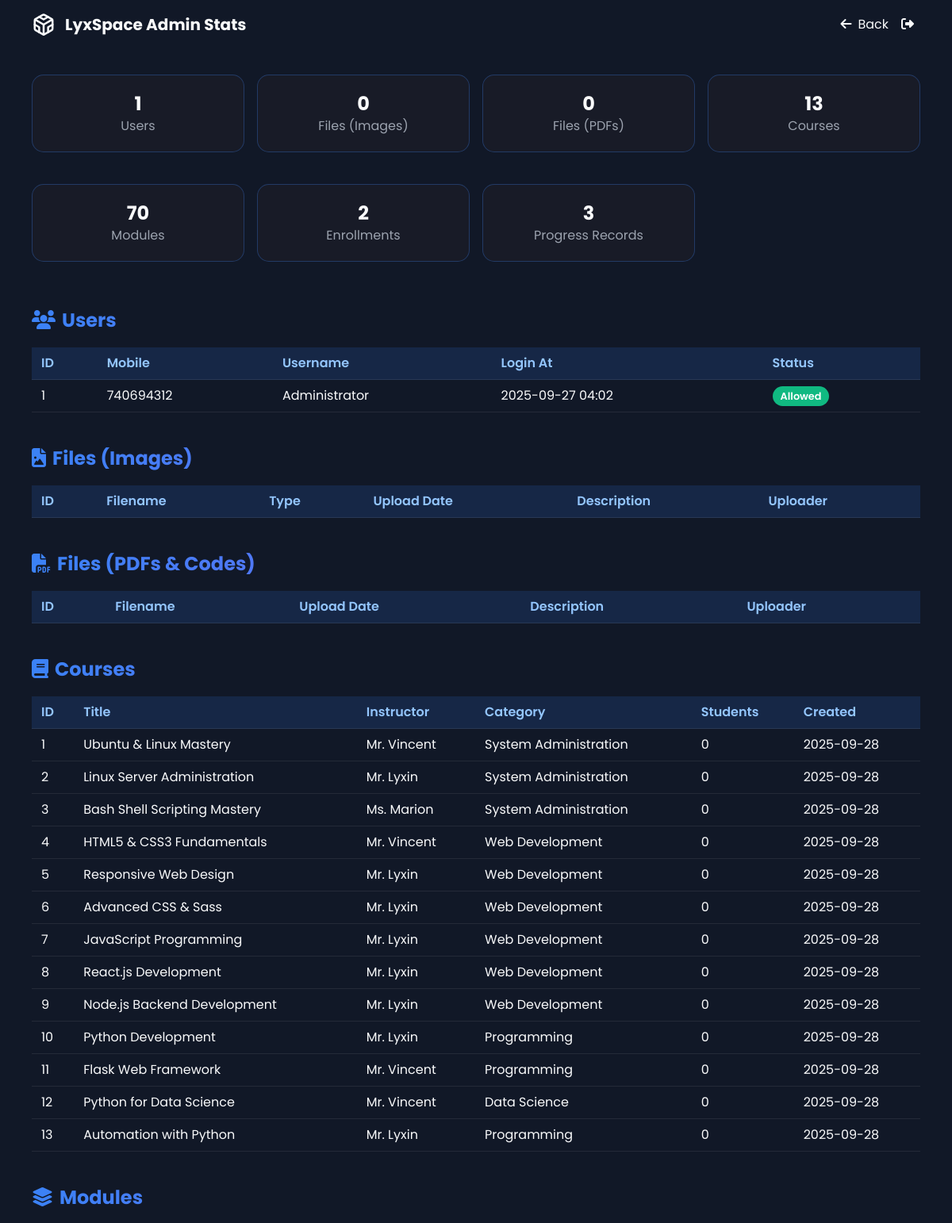
Page /admin/stats (signed in, upper part) on the committed database.
### app.py (models this page shows)
class User(db.Model, UserMixin):
    id = db.Column(db.Integer, primary_key=True)
    mobile = db.Column(db.Integer, unique=True, nullable=True)
    username = db.Column(db.String(255), nullable=True)
    login_at = db.Column(db.DateTime, default=nairobi_time)
    allowed = db.Column(db.String(255), default="no", nullable=True)
    @property
    def is_allowed(self):
        return self.allowed.lower() == "yes"

class Course(db.Model):
    id = db.Column(db.Integer, primary_key=True)
    title = db.Column(db.String(255), nullable=False)
    description = db.Column(db.Text, nullable=False)
    long_description = db.Column(db.Text)
    icon = db.Column(db.String(50))
    level = db.Column(db.String(100))
    duration = db.Column(db.String(100))
    lessons = db.Column(db.Integer)
    projects = db.Column(db.Integer)
    category = db.Column(db.String(100))
    color = db.Column(db.String(100))
    instructor = db.Column(db.String(255))
    rating = db.Column(db.Float, default=0.0)
    students = db.Column(db.Integer, default=0)
    price = db.Column(db.Float, default=0.0)
    resources = db.Column(db.Integer, default=0)
    quizzes = db.Column(db.Integer, default=0)
    is_active = db.Column(db.Boolean, default=True)
    created_at = db.Column(db.DateTime, default=nairobi_time)

### app.py (the view)
@app.route("/admin/stats")
@login_required
@admin_required
def admin_stats():
    users = User.query.all()
    files = FileStore.query.filter_by(file_type="image").all()
    filestores = FileStore.query.filter(FileStore.file_type != "image").all()
    courses = Course.query.all()
    modules = CourseModule.query.all()
    enrollments = Enrollment.query.all()
    progresses = UserProgress.query.all()
    return render_template(
        "admin_stats.html",
        users=users,
        files=files,
        filestores=filestores,
        courses=courses,
        modules=modules,
        enrollments=enrollments,
        progresses=progresses
    )

### app.py (called while the page is built)
def admin_required(f):
    @wraps(f)
    def decorated_function(*args, **kwargs):
        if not current_user.is_authenticated or current_user.id != 1:
            flash("Admin access required.", "error")
            return redirect(url_for('login'))
        return f(*args, **kwargs)
    return decorated_function

@login_manager.user_loader
def load_user(user_id):
    try:
        return User.query.get(int(user_id))
    except OperationalError as e:
        print("Database connection lost", e)
        return None

@app.before_request
def make_session_permanent():
    session.permanent = True
    app.permanent_session_lifetime = timedelta(hours=732)

### templates/admin_stats.html (shortened to what this page needs)
<!DOCTYPE html>
<html lang="en">
<head>
    <script src="https://cdn.tailwindcss.com"></script>
    <link rel="stylesheet" href="https://cdnjs.cloudflare.com/ajax/libs/font-awesome/6.4.0/css/all.min.css">
</head>
<body>
    <nav class="glass-morph sticky top-0 z-50">
        <div class="max-w-6xl mx-auto px-4 py-4 flex justify-between items-center">
            <div class="flex items-center space-x-3">
                <div class="logo-container">
                </div>
                <span class="text-xl font-bold gradient-text">LyxSpace Admin Stats</span>
            </div>
            <div class="flex items-center space-x-4">
                <a href="{{ url_for('admin_panel') }}" class="btn"><i class="fas fa-arrow-left mr-2"></i>Back</a>
                <a href="{{ url_for('logout') }}" class="btn btn-danger"><i class="fas fa-sign-out-alt mr-2"></i></a>
            </div>
        </div>
    </nav>
    <main class="max-w-6xl mx-auto px-4 py-8">
        <div class="grid grid-cols-2 md:grid-cols-4 gap-4 mb-8">
            <div class="stats-card"><div class="text-2xl font-bold">{{ users|length }}</div><div class="text-gray-400">Users</div></div>
            <div class="stats-card"><div class="text-2xl font-bold">{{ files|length }}</div><div class="text-gray-400">Files (Images)</div></div>
            <div class="stats-card"><div class="text-2xl font-bold">{{ filestores|length }}</div><div class="text-gray-400">Files (PDFs)</div></div>
            <div class="stats-card"><div class="text-2xl font-bold">{{ courses|length }}</div><div class="text-gray-400">Courses</div></div>
            <div class="stats-card"><div class="text-2xl font-bold">{{ modules|length }}</div><div class="text-gray-400">Modules</div></div>
            <div class="stats-card"><div class="text-2xl font-bold">{{ enrollments|length }}</div><div class="text-gray-400">Enrollments</div></div>
            <div class="stats-card"><div class="text-2xl font-bold">{{ progresses|length }}</div><div class="text-gray-400">Progress Records</div></div>
        </div>
        <div class="section">
            <h2><i class="fas fa-users mr-2"></i>Users</h2>
            <table><thead><tr><th>ID</th><th>Mobile</th><th>Username</th><th>Login At</th><th>Status</th></tr></thead><tbody>
                {% for u in users %}
                <tr><td>{{ u.id }}</td><td>{{ u.mobile }}</td><td>{{ u.username or 'N/A' }}</td><td>{{ u.login_at.strftime('%Y-%m-%d %H:%M') }}</td><td>{% if u.is_allowed %}<span class="badge" style="background:#10B981;color:#fff">Allowed</span>{% else %}<span class="badge" style="background:#F59E0B;color:#fff">Pending</span>{% endif %}</td></tr>
                {% endfor %}
            </tbody></table>
        </div>
        <div class="section">
            <h2><i class="fas fa-file-image mr-2"></i>Files (Images)</h2>
            <table><thead><tr><th>ID</th><th>Filename</th><th>Type</th><th>Upload Date</th><th>Description</th><th>Uploader</th></tr></thead></table>
        </div>
        <div class="section">
            <h2><i class="fas fa-file-pdf mr-2"></i>Files (PDFs & Codes)</h2>
            <table><thead><tr><th>ID</th><th>Filename</th><th>Upload Date</th><th>Description</th><th>Uploader</th></tr></thead></table>
        </div>
        <div class="section">
            <h2><i class="fas fa-book mr-2"></i>Courses</h2>
            <table><thead><tr><th>ID</th><th>Title</th><th>Instructor</th><th>Category</th><th>Students</th><th>Created</th></tr></thead><tbody>
                {% for c in courses %}
                <tr><td>{{ c.id }}</td><td>{{ c.title }}</td><td>{{ c.instructor }}</td><td>{{ c.category }}</td><td>{{ c.students }}</td><td>{{ c.created_at.strftime('%Y-%m-%d') }}</td></tr>
                {% endfor %}
            </tbody></table>
        </div>
        <div class="section">
            <h2><i class="fas fa-layer-group mr-2"></i>Modules</h2>
        </div>
    </main>
</body>
</html>

### templates/admin_stats.html (style rules this page uses)
body { font-family: 'Poppins', sans-serif; background: #111827; color: #F9FAFB; }
.section { margin-bottom: 2.5rem; }
.section h2 { font-size: 1.5rem; font-weight: 700; margin-bottom: 1rem; background: linear-gradient(90deg,#3B82F6,#8B5CF6); -webkit-background-clip: text; background-clip: text; -webkit-text-fill-color: transparent; color: transparent; }
table { width: 100%; border-collapse: collapse; margin-bottom: 1rem; }
th, td { padding: 8px 12px; border-bottom: 1px solid rgba(255,255,255,0.08); text-align: left; }
th { background: rgba(59,130,246,0.15); color: #93C5FD; font-weight: 600; }
.badge { padding: 4px 10px; border-radius: 20px; font-size: 0.8rem; font-weight: 600; }
.stats-card { background: rgba(30,30,40,0.6); border-radius: 15px; padding: 20px; text-align: center; border: 1px solid rgba(59,130,246,0.3); margin-bottom: 1.5rem; }

### rows in the picture
User: id "1", mobile "740694312", username "Administrator", login_at "2025-09-27 04:02", allowed "Allowed"
Course: id "1", title "Ubuntu & Linux Mastery", instructor "Mr. Vincent", category "System Administration", students "0", created_at "2025-09-28"
Course: id "2", title "Linux Server Administration", instructor "Mr. Lyxin", category "System Administration", students "0", created_at "2025-09-28"
Course: id "3", title "Bash Shell Scripting Mastery", instructor "Ms. Marion", category "System Administration", students "0", created_at "2025-09-28"
Course: id "4", title "HTML5 & CSS3 Fundamentals", instructor "Mr. Vincent", category "Web Development", students "0", created_at "2025-09-28"
Course: id "5", title "Responsive Web Design", instructor "Mr. Lyxin", category "Web Development", students "0", created_at "2025-09-28"
Course: id "6", title "Advanced CSS & Sass", instructor "Mr. Lyxin", category "Web Development", students "0", created_at "2025-09-28"
Course: id "7", title "JavaScript Programming", instructor "Mr. Lyxin", category "Web Development", students "0", created_at "2025-09-28"
Course: id "8", title "React.js Development", instructor "Mr. Lyxin", category "Web Development", students "0", created_at "2025-09-28"
Course: id "9", title "Node.js Backend Development", instructor "Mr. Lyxin", category "Web Development", students "0", created_at "2025-09-28"
Course: id "10", title "Python Development", instructor "Mr. Lyxin", category "Programming", students "0", created_at "2025-09-28"
Course: id "11", title "Flask Web Framework", instructor "Mr. Vincent", category "Programming", students "0", created_at "2025-09-28"
Course: id "12", title "Python for Data Science", instructor "Mr. Vincent", category "Data Science", students "0", created_at "2025-09-28"
Course: id "13", title "Automation with Python", instructor "Mr. Lyxin", category "Programming", students "0", created_at "2025-09-28"

### other values in the picture
{{ users|length }} "1"
{{ files|length }} "0"
{{ filestores|length }} "0"
{{ courses|length }} "13"
{{ modules|length }} "70"
{{ enrollments|length }} "2"
{{ progresses|length }} "3"
